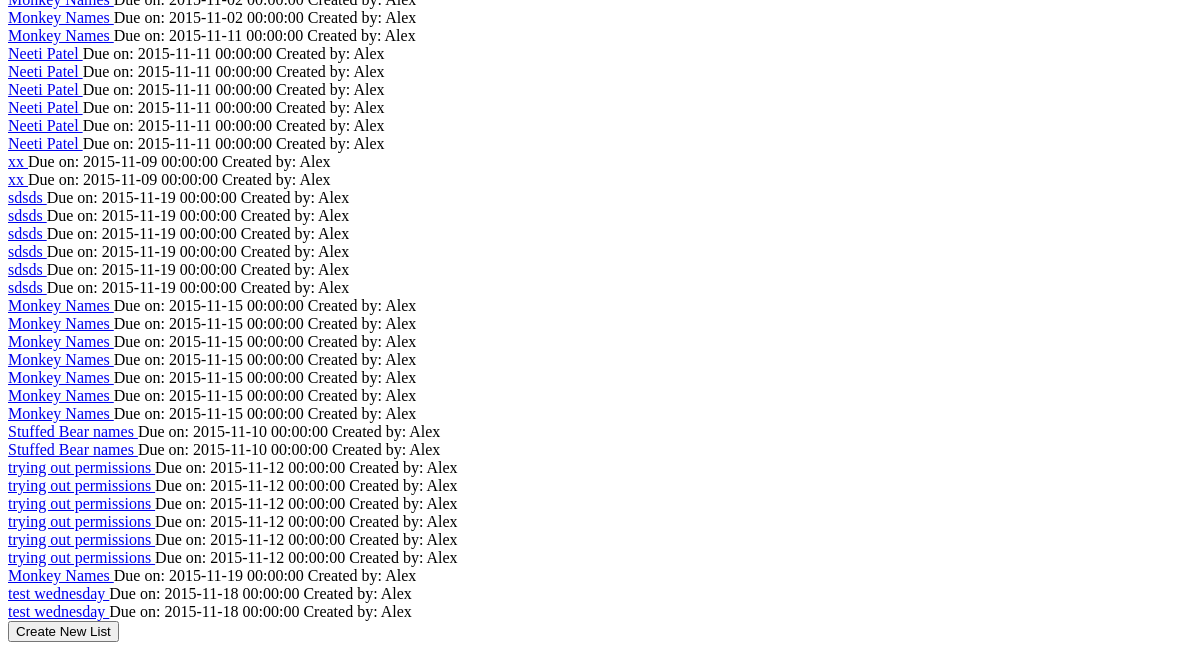
The page /existing_lists (signed in, lower part) on the database as committed earlier.
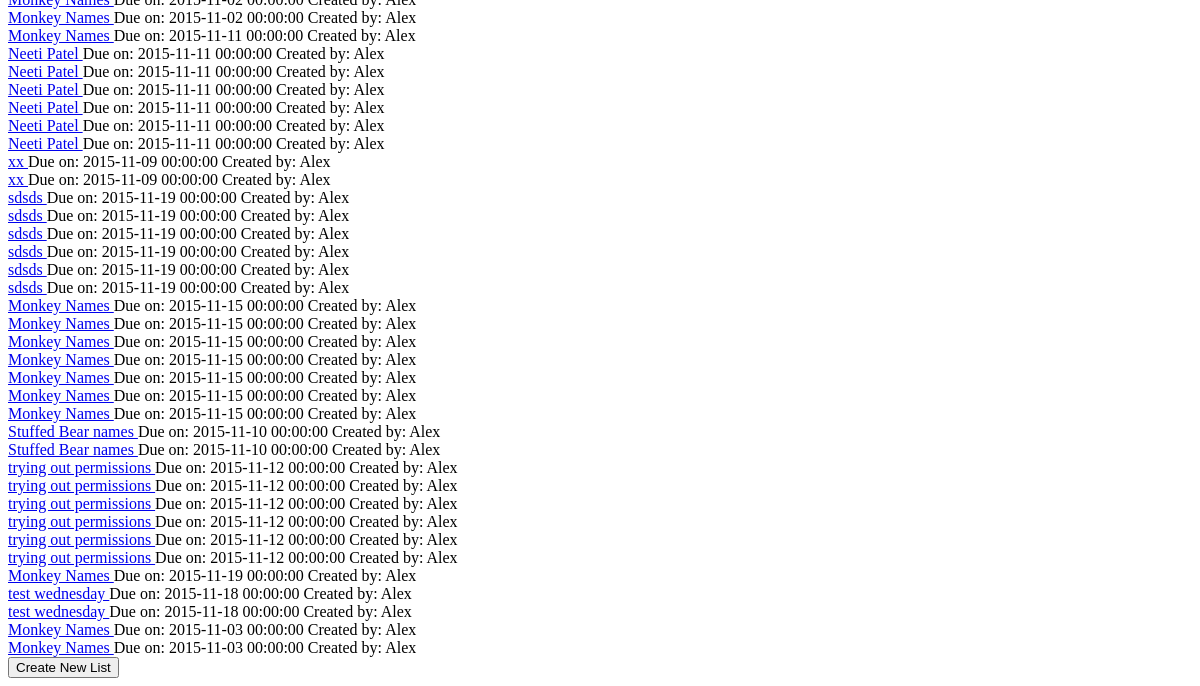
The same page on the database as committed later.
### model.py (models this page shows, shortened)
class Group(db.Model):
    __tablename__ = "groups"
    group_id = db.Column(db.Integer, autoincrement=True, primary_key=True)
    user_id = db.Column(db.Integer,db.ForeignKey('users.user_id'))
    list_id = db.Column(db.Integer,db.ForeignKey('lists.list_id'))
    permission = db.Column(db.Boolean, nullable = False, default = True)
    user = db.relationship("User",
                           backref=db.backref("groups"))
    checklist = db.relationship("List",
                            backref=db.backref("groups"))

class List(db.Model):
    __tablename__ = "lists"
    list_id = db.Column(db.Integer, autoincrement=True, primary_key=True)
    name = db.Column(db.String(20), nullable=False)
    list_type = db.Column(db.String(20))
    due_date_list = db.Column(db.DateTime, nullable=True)
    list_location_name = db.Column(db.String(50), nullable=True)
    list_location_address = db.Column(db.String(100), nullable=True)
    created_by = db.Column(db.String(50), nullable = False)

### server.py (the view)
@app.route('/existing_lists')
def existing_lists():
    user_id = session["user_id"]
    user_list_groups = Group.query.filter_by(user_id=user_id).all()
    return render_template("existing_lists.html", user_list_groups=user_list_groups)

### templates/existing_lists.html (shortened to what this page needs)
{% extends 'base.html' %}
{% block content %}
    <div id="existing_lists">
        {% for group in user_list_groups %}
            <a href="/lists/{{ group.checklist.list_id }}">
            {{ group.checklist.name }}
            </a> Due on: {{ group.checklist.due_date_list}} Created by: {{ group.checklist.created_by }}<br>
        {% endfor %}
    </div>
    <form action="/new_list_base" method="GET">
        <input type="submit" value="Create New List">
    </form>
{% endblock %}

Rows that differ between the two databases and show on the page:
added Group: checklist.name "Monkey Names", checklist.due_date_list "2015-11-03 00:00:00", checklist.created_by "Alex"
added Group: checklist.name "Monkey Names", checklist.due_date_list "2015-11-03 00:00:00", checklist.created_by "Alex"
